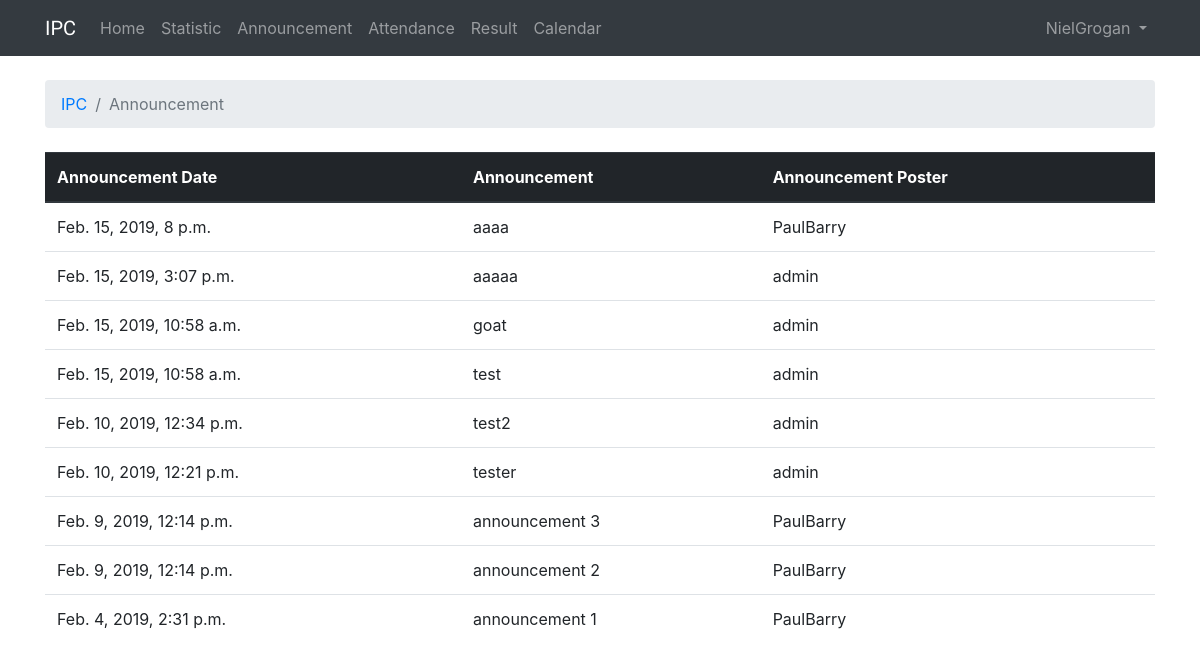
/1/announcement (signed in), run on the app's committed database.
### IPC/models.py (models this page shows, shortened)
class Announcement(models.Model):
    announcementDate = models.DateTimeField(auto_now_add=True)
    announcementPosterId = models.ForeignKey(User, on_delete=models.CASCADE,)
    announcementCourse = models.ForeignKey(Course, on_delete=models.CASCADE,)
    announcementFeed = models.TextField(max_length=4000)

### IPC/views.py (the view)
# urls.py: path('<int:course_id>/announcement', views.course_announcement, name='course_announcement'),
def course_announcement(request, course_id):
    user = request.user
    if user.groups.filter(name='Teacher').exists():
        user_type = "teacher"
    elif user.groups.filter(name='Student').exists():
        user_type = "student"
    announcements = get_list_or_404(Announcement.objects.order_by('-announcementDate'), announcementCourse=course_id)
    return render(request, 'announcement.html', {'announcements': announcements,
                                                 'user_type': user_type,
                                                 'course_id': course_id,})

### templates/announcement.html (shortened to what this page needs)
{% extends 'base.html' %}
{% block breadcrumb %}
  <li class="breadcrumb-item"><a href="{% url 'course' %}">IPC</a></li>
  <li class="breadcrumb-item active">Announcement</li>
{% endblock %}
{% block content %}
  <table class="table">
    <thead class="thead-dark">
      <tr>
        <th>Announcement Date</th>
        <th>Announcement</th>
        <th>Announcement Poster</th>
      </tr>
    </thead>
    <tbody>
      {% for announcement in announcements %}
        <tr>
          <td>{{ announcement.announcementDate }}</td>
          <td>{{ announcement.announcementFeed }}</td>
          <td>{{ announcement.announcementPosterId }}</td>
        </tr>
      {% endfor %}
    </tbody>
  </table>
{% endblock %}

### templates/base.html (shortened to what this page needs)
{% load static %}<!DOCTYPE html>
<html>
  <head>
    <link rel="stylesheet" href="{% static 'css/bootstrap.min.css' %}">
    <link rel="stylesheet" href="{% static 'css/app.css' %}">
  </head>
  <body>
    {% block body %}
      <nav class="navbar navbar-expand-lg navbar-dark bg-dark">
        <div class="container">
          <a class="navbar-brand" href="{% url 'course' %}">IPC</a>
          <div class="collapse navbar-collapse" id="navbarNavAltMarkup">
            <div class="navbar-nav">
              <a class="nav-item nav-link" href="{% url 'course' %}">Home<span class="sr-only">(current)</span></a>
              <a class="nav-item nav-link" href="{% url 'course_statistic' course_id=course_id %}">Statistic</a>
              <a class="nav-item nav-link" href="{% url 'course_announcement' course_id=course_id %}">Announcement</a>
              <a class="nav-item nav-link" href="{% url 'course_attendance' course_id=course_id %}">Attendance</a>
              <a class="nav-item nav-link" href="{% url 'course_result' course_id=course_id %}">Result</a>
              <a class="nav-item nav-link" href="{% url 'course_calendar' course_id=course_id %}">Calendar</a>
            </div>
          </div>
          <div class="collapse navbar-collapse" id="mainMenu">
            <ul class="navbar-nav ml-auto">
              <li class="nav-item dropdown">
                <a class="nav-link dropdown-toggle" href="#" id="userMenu" data-toggle="dropdown" aria-haspopup="true" aria-expanded="false">
                  {{ user.username }}
                </a>
              </li>
            </ul>
          </div>
        </div>
      </nav>
      <div class="container">
        <ol class="breadcrumb my-4">
          {% block breadcrumb %}
          {% endblock %}
        </ol>
        {% block content %}
        {% endblock %}
      </div>
    {% endblock body %}
  </body>
</html>

### static/css/app.css (style rules this page uses)
.navbar-brand { font-family: 'Aldrich', sans-serif; }

### data on the page
Announcement: announcementDate "Feb. 15, 2019, 8 p.m.", announcementFeed "aaaa", announcementPosterId "PaulBarry"
Announcement: announcementDate "Feb. 15, 2019, 3:07 p.m.", announcementFeed "aaaaa", announcementPosterId "admin"
Announcement: announcementDate "Feb. 15, 2019, 10:58 a.m.", announcementFeed "goat", announcementPosterId "admin"
Announcement: announcementDate "Feb. 15, 2019, 10:58 a.m.", announcementFeed "test", announcementPosterId "admin"
Announcement: announcementDate "Feb. 10, 2019, 12:34 p.m.", announcementFeed "test2", announcementPosterId "admin"
Announcement: announcementDate "Feb. 10, 2019, 12:21 p.m.", announcementFeed "tester", announcementPosterId "admin"
Announcement: announcementDate "Feb. 9, 2019, 12:14 p.m.", announcementFeed "announcement 3", announcementPosterId "PaulBarry"
Announcement: announcementDate "Feb. 9, 2019, 12:14 p.m.", announcementFeed "announcement 2", announcementPosterId "PaulBarry"
Announcement: announcementDate "Feb. 4, 2019, 2:31 p.m.", announcementFeed "announcement 1", announcementPosterId "PaulBarry"

### other printed values
{{ user.username }} "NielGrogan"
